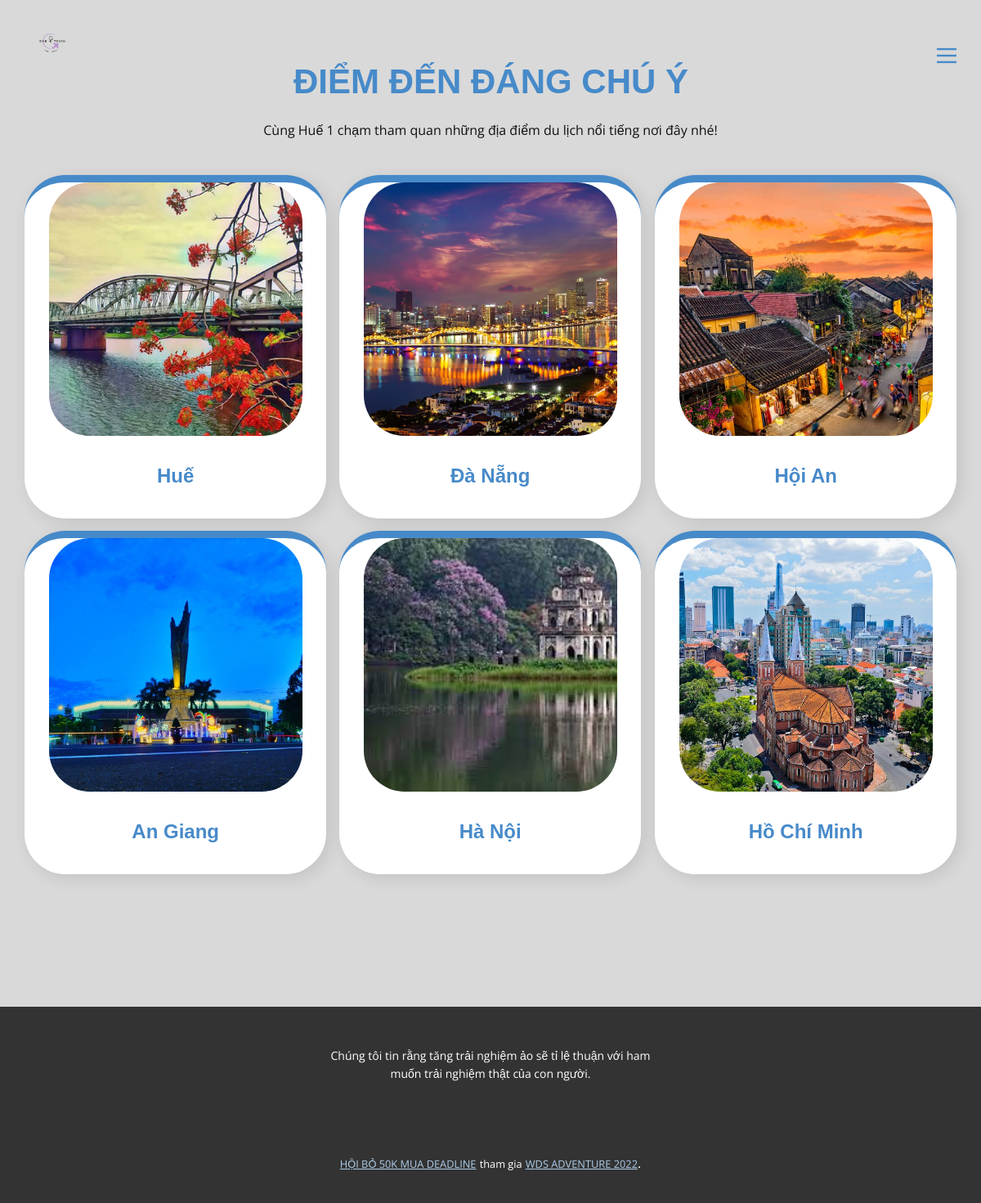
The page / on the database its author committed.
### places/models.py (models this page shows, shortened)
class Place(models.Model):
	place_name 		= models.CharField(max_length=100, unique=True)
	slug 			= models.SlugField(max_length=100, unique=True)
	description 	= models.TextField(max_length=2000, blank=True)
	place_img 		= models.ImageField(upload_to='photos/places', blank=True)
	class Meta:
		verbose_name = 'place'
		verbose_name_plural = 'places'
	def get_url(self):
		return reverse('sightseeing_by_places', args=[self.slug])

### Hue/views.py (the view)
# urls.py: 2. Add a URL to urlpatterns:  path('', views.home, name='home')
def home(request):
	places = Place.objects.all().filter()
	context = {
		'places': places,
	}
	return render(request, 'home.html', context)

### places/context_processors.py (called while the page is built)
def menu_links(request):
	links = Place.objects.all()
	return dict(links=links)

### templates/home.html
{% extends 'base.html' %}
{% load static %}
{% block content %}
    <section class="u-align-center u-clearfix u-grey-15 u-section-1" id="carousel_0c92">
      <div class="u-clearfix u-sheet u-sheet-1">
        <h2 class="u-custom-font u-font-montserrat u-text u-text-palette-1-base u-text-1" data-animation-name="customAnimationIn" data-animation-duration="1750" data-animation-delay="250">ĐIỂM ĐẾN ĐÁNG CHÚ Ý</h2>
        <p class="u-align-center u-text u-text-2" data-animation-name="customAnimationIn" data-animation-duration="1250" data-animation-delay="250">Cùng Huế 1 chạm tham quan những địa điểm du lịch nổi tiếng nơi đây nhé!</p>
        <div class="u-expanded-width u-list u-list-1">
          <div class="u-repeater u-repeater-1">
            {% for place in places %}
              <div class="u-align-center u-border-9 u-border-no-bottom u-border-no-left u-border-no-right u-border-palette-1-base u-container-style u-list-item u-radius-50 u-repeater-item u-shape-round u-white u-list-item-1" data-animation-name="customAnimationIn" data-animation-duration="1750" data-animation-direction="" data-animation-delay="250">
                <div class="u-container-layout u-similar-container u-container-layout-1">
                  <img class="u-expanded-width-lg u-expanded-width-md u-expanded-width-sm u-expanded-width-xs u-image u-image-round u-radius-50 u-image-1" alt="" data-image-width="407" data-image-height="407" src="{{ place.place_img.url }}">
                  <h4 class="u-custom-font u-font-montserrat u-text u-text-default u-text-3">
                    <a class="u-active-none u-border-none u-btn u-button-link u-button-style u-hover-none u-none u-text-palette-1-base u-btn-1" href="{{ place.get_url }}" data-page-id="20328349">{{place.place_name}}</a>
                  </h4>
                </div>
              </div>
            {% endfor %}
          </div>
        </div>
      </div>
    </section>
{% endblock %}

### templates/base.html (shortened to what this page needs)
{% load static %}
<!DOCTYPE html>
<html style="font-size: 16px;">
  <head>
    <link rel="stylesheet" href="{% static 'css/style.css' %}" media="screen">
    <link rel="stylesheet" href="{% static 'css/360-Tour.css' %}" media="screen">
    <link rel="stylesheet" href="https://cdn.jsdelivr.net/npm/pannellum@2.5.6/build/pannellum.css"/>
  </head>
  <body class="u-body u-overlap u-overlap-transparent u-xl-mode">
{% include 'includes/navbar.html' %}
{% block content %}{% endblock %}
{% include 'includes/footer.html' %}

### templates/includes/navbar.html (shortened to what this page needs)
{% load static %}
<header class="u-clearfix u-header u-header" id="sec-1273"><div class="u-clearfix u-sheet u-sheet-1">
        <a href="{% url 'home' %}" class="u-image u-logo u-image-1" data-image-width="80" data-image-height="40">
          <img src="{% static 'images/logo.png' %}" class="u-logo-image u-logo-image-1">
        </a>
        <nav class="u-align-left u-font-size-14 u-menu u-menu-dropdown u-nav-spacing-25 u-offcanvas u-menu-1" data-responsive-from="XL">
          <div class="menu-collapse">
            <a class="u-button-style u-nav-link" href="#" style="padding: 4px 0px; font-size: calc(1em + 8px);">
              <svg class="u-svg-link" preserveAspectRatio="xMidYMin slice" viewBox="0 0 302 302" style=""><use xmlns:xlink="http://www.w3.org/1999/xlink" xlink:href="#svg-7b92"></use></svg>
            </a>
          </div>
      </nav>
    </div>
  </header>

### templates/includes/footer.html
{% load static %}
<footer class="u-align-center u-clearfix u-footer u-grey-80 u-footer" id="sec-5703"><div class="u-clearfix u-sheet u-sheet-1">
        <p class="u-small-text u-text u-text-variant u-text-1">Chúng tôi tin rằng tăng trải nghiệm ảo sẽ tỉ lệ thuận với ham muốn trải nghiệm thật của con người.</p>
      </div>
 </footer>
<section class="u-backlink u-clearfix u-grey-80">
      <a class="u-link" href="{% url 'about' %}" target="_blank">
        <span>HỘI BỎ 50K MUA DEADLINE</span><br>
      </a>
      <p class="u-text">
        <span>tham gia</span>
      </p>
      <a class="u-link" href="#" target="_blank">
        <span>WDS ADVENTURE 2022</span>
      </a>.
</section>
  </body>
</html>

### static/css/360-Tour.css (style rules this page uses)
.u-section-1 { background-image: none; }
.u-section-1 .u-sheet-1 { min-height: 1231px; }
.u-section-1 .u-text-1 { font-weight: 700; font-size: 2.625rem; --animation-custom_in-translate_x: 0px; --animation-custom_in-translate_y: 0px; --animation-custom_in-opacity: 0; --animation-custom_in-rotate: 0deg; --animation-custom_in-scale: 0.3; width: 771px; margin: 77px auto 0; }
.u-section-1 .u-text-2 { --animation-custom_in-translate_x: -200px; --animation-custom_in-translate_y: 0px; --animation-custom_in-opacity: 0; --animation-custom_in-rotate: 0deg; --animation-custom_in-scale: 1; width: 568px; margin: 24px auto 0; }
.u-section-1 .u-list-1 { margin-top: 41px; margin-bottom: 60px; }
.u-section-1 .u-repeater-1 { grid-template-columns: calc(33.3333% - 10.6667px) calc(33.3333% - 10.6667px) calc(33.3333% - 10.6667px); min-height: 855px; grid-gap: 16px 16px; }
.u-section-1 .u-list-item-1 { box-shadow: 5px 5px 20px 0 rgba(0,0,0,0.1); background-image: none; --animation-custom_in-translate_x: 0px; --animation-custom_in-translate_y: 0px; --animation-custom_in-opacity: 0; --animation-custom_in-rotate: 0deg; --animation-custom_in-scale: 0.3; }
.u-section-1 .u-container-layout-1 { padding: 0; }
.u-section-1 .u-image-1 { width: 310px; height: 310px; margin: 0 auto; }
.u-section-1 .u-text-3 { font-weight: 700; font-size: 1.5rem; margin: 35px auto 0; }
.u-section-1 .u-btn-1 { background-image: none; padding: 0; }

### rows shown on the page
Place: place_img (picture), place_name "Huế"
Place: place_img (picture), place_name "Đà Nẵng"
Place: place_img (picture), place_name "Hội An"
Place: place_img (picture), place_name "An Giang"
Place: place_img (picture), place_name "Hà Nội"
Place: place_img (picture), place_name "Hồ Chí Minh"
